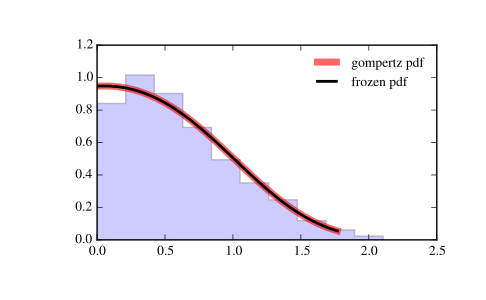

Generate this figure with Python:
from scipy.stats import gompertz
import matplotlib.pyplot as plt
fig, ax = plt.subplots(1, 1)

# Calculate a few first moments:

c = 0.947
mean, var, skew, kurt = gompertz.stats(c, moments='mvsk')

# Display the probability density function (``pdf``):

x = np.linspace(gompertz.ppf(0.01, c),
                gompertz.ppf(0.99, c), 100)
ax.plot(x, gompertz.pdf(x, c),
       'r-', lw=5, alpha=0.6, label='gompertz pdf')

# Alternatively, the distribution object can be called (as a function)
# to fix the shape, location and scale parameters. This returns a "frozen"
# RV object holding the given parameters fixed.

# Freeze the distribution and display the frozen ``pdf``:

rv = gompertz(c)
ax.plot(x, rv.pdf(x), 'k-', lw=2, label='frozen pdf')

# Check accuracy of ``cdf`` and ``ppf``:

vals = gompertz.ppf([0.001, 0.5, 0.999], c)
np.allclose([0.001, 0.5, 0.999], gompertz.cdf(vals, c))
# True

# Generate random numbers:

r = gompertz.rvs(c, size=1000)

# And compare the histogram:

ax.hist(r, normed=True, histtype='stepfilled', alpha=0.2)
ax.legend(loc='best', frameon=False)
plt.show()
